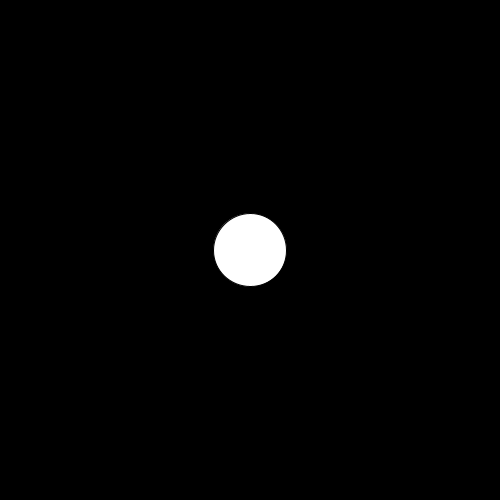
Frame 1 (no input)
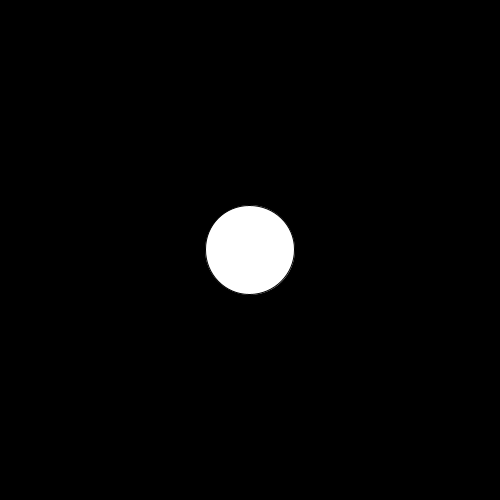
Frame 60 (the mouse pressed at the canvas centre just before this capture)
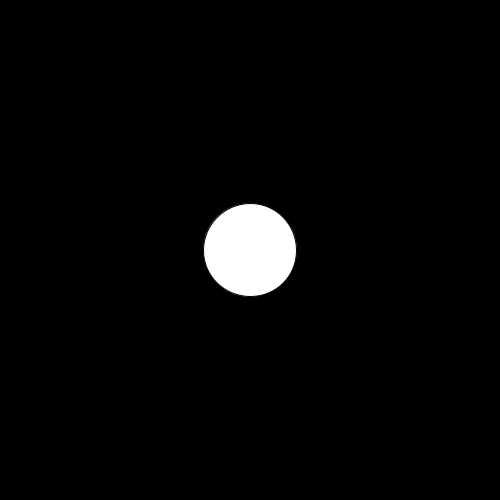
Frame 120 (the mouse held since frame 60 and released just before this capture)

The Processing sketch that drew these frames (run headless with seeded random() and noise(); from frame 60 on, the mouse is pressed at the canvas centre):

// Processing sketch: L2_MillisModulo
// ── L2_MillisModulo.pde


void setup(){
  size(500,500);  
}

void draw(){
  
  background(0);
  float diameter = map(millis() % 1000, 0, 999, 50, 200); 
  if(millis() % 1000 < 500){
    fill(255);
  } else {
    fill(255,0,0);
  }
  ellipse(width/2, height/2, diameter, diameter);
  
  println( millis() % 1000 );

  
}
